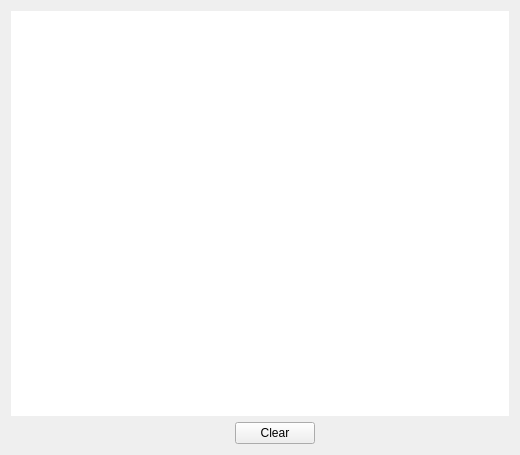
<?xml version="1.0" encoding="UTF-8"?>
<ui version="4.0">
 <class>GtsStationOutputwidget_base</class>
 <widget class="QWidget" name="GtsStationOutputwidget_base">
  <property name="geometry">
   <rect>
    <x>0</x>
    <y>0</y>
    <width>520</width>
    <height>455</height>
   </rect>
  </property>
  <property name="windowTitle">
   <string>Output</string>
  </property>
  <layout class="QVBoxLayout" name="verticalLayout">
   <item>
    <widget class="QTextEdit" name="editOutput">
     <property name="sizePolicy">
      <sizepolicy hsizetype="Expanding" vsizetype="Expanding">
       <horstretch>0</horstretch>
       <verstretch>0</verstretch>
      </sizepolicy>
     </property>
     <property name="frameShape">
      <enum>QFrame::NoFrame</enum>
     </property>
     <property name="frameShadow">
      <enum>QFrame::Plain</enum>
     </property>
     <property name="midLineWidth">
      <number>0</number>
     </property>
     <property name="readOnly">
      <bool>true</bool>
     </property>
    </widget>
   </item>
   <item>
    <layout class="QHBoxLayout">
     <item>
      <spacer name="spacer4">
       <property name="orientation">
        <enum>Qt::Horizontal</enum>
       </property>
       <property name="sizeType">
        <enum>QSizePolicy::Expanding</enum>
       </property>
       <property name="sizeHint" stdset="0">
        <size>
         <width>241</width>
         <height>20</height>
        </size>
       </property>
      </spacer>
     </item>
     <item>
      <widget class="QPushButton" name="buttonClear">
       <property name="text">
        <string>Clear</string>
       </property>
      </widget>
     </item>
     <item>
      <spacer name="spacer5">
       <property name="orientation">
        <enum>Qt::Horizontal</enum>
       </property>
       <property name="sizeType">
        <enum>QSizePolicy::Expanding</enum>
       </property>
       <property name="sizeHint" stdset="0">
        <size>
         <width>211</width>
         <height>20</height>
        </size>
       </property>
      </spacer>
     </item>
    </layout>
   </item>
  </layout>
 </widget>
 <layoutdefault spacing="6" margin="11"/>
 <resources/>
 <connections/>
</ui>
